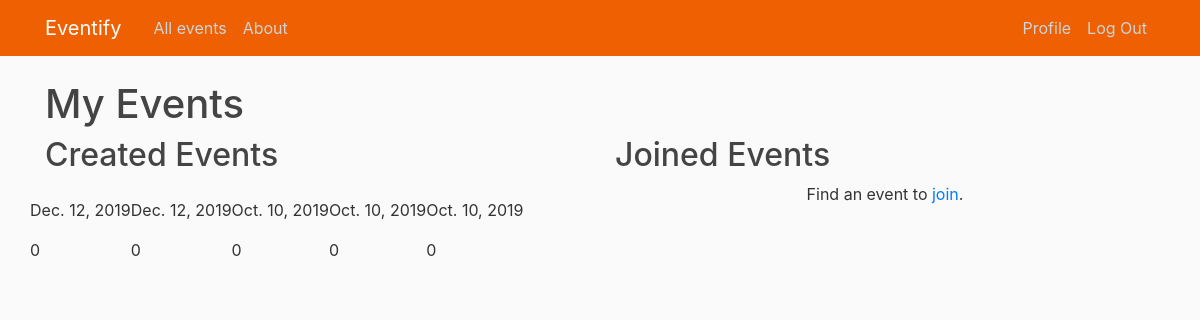
Screenshot of /myEvents/ (signed in) with the database file from the repository.
### event/models.py (models this page shows, shortened)
class Post(models.Model):
    title = models.CharField(max_length=100)
    date_posted = models.DateTimeField(default=timezone.now)
    author = models.ForeignKey(User, on_delete=models.CASCADE, null=True)
    attendees = models.ManyToManyField(User, related_name='attendees')
    start_date = models.DateTimeField(null=True)
    end_date = models.DateTimeField(null=True)
    attendance_limit = models.IntegerField(null=True, default=10000)
    location = models.CharField(max_length=100, null=True)
    content = models.TextField()
    image = models.ImageField(default="default.jpg", upload_to="event_images")
    class Meta:
       ordering = ['-start_date']

### event/views.py (the view)
# urls.py: path('myEvents/', event_views.HtmlRender.myEvents, name='my-events'),
    @login_required
    def myEvents(request):
        user = request.user
        try:
            created_events = Post.objects.filter(author=user)
            joined_events = Post.objects.filter(attendees=user)
        except TypeError:
            return redirect('users/templates/users/login.html')
        context = {
            'page': 'myEvents',
            'coverHeading': 'My Events',
            'created_events': created_events,
            'joined_events': joined_events
        }
        return render(request, 'event/myEvents.html', context)

### event/templates/event/myEvents.html (shortened to what this page needs)
{% extends "event/base.html" %}
{% block content %}
     <main role="main" class="inner cover">
         <h1 class="cover-heading">{{ coverHeading }}</h1>
         <div class="row">
              <div class="col-sm-12 col-lg-6 created-events">
                  <h2>Created Events <a href="{% url 'my-events' %}"></a></h2>
                  {% if created_events %}
                        <div class="row event-search-results">
                            {% for event in created_events %}
                                <div class="event-preview" data-id="{{ event.id }}">
                                    <p>{{ event.start_date.date }}</p>
                                    <span  class="attendee-count">
                                        {{ event.attendees.all.count }}
                                    </span>
                                </div>
                            {% endfor %}
                        </div>
                  {% else %}
                        <p class="text center">
                            No events created.
                        </p>
                  {% endif %}
              </div>
              <div class="col-sm-12 col-lg-6 joined-events">
                    <h2>Joined Events</h2>
                    {% if joined_events %}
                        <div class="row event-search-results">
                            {% for event in joined_events %}
                                <div class="event-preview" data-id="{{ event.id }}">
                                    {% csrf_token %}
                                    <p>{{ event.name|truncatechars:18 }}</p>
                                    <p>{{ event.start_date.date }}</p>
                                    <span>
                                        <i class="fa fa-users" aria-hidden="true"></i>
                                    </span>
                                    <span  class="attendee-count">
                                        {{ event.attendees.all.count }}
                                    </span>
                                </div>
                            {% endfor %}
                        </div>
                    {% else %}
                        <p class="text-center">
                            Find an event to <a href="{% url 'all-events' %}">join</a>.
                        </p>
                    {% endif %}
              </div>
         </div>
     </main>
{% endblock %}

### event/templates/event/base.html (shortened to what this page needs)
{% load static %}
<html lang="en">
<head>
    <link rel="stylesheet" href="https://maxcdn.bootstrapcdn.com/bootstrap/4.0.0/css/bootstrap.min.css">
    <link rel="stylesheet" type="text/css" href="{% static 'event/main.css' %}">
</head>
<body>
<header class="site-header">
    <nav class="navbar navbar-expand-md navbar-dark bg-steel fixed-top">
        <div class="container">
            <a class="navbar-brand mr-4" href="{% url 'home' %}">Eventify</a>
            <div class="collapse navbar-collapse" id="navbarToggle">
                <div class="navbar-nav mr-auto">
                    <a class="nav-item nav-link" href="{% url 'eventify-home' %}">All events</a>
                    <a class="nav-item nav-link" href="{% url 'eventify-about' %}">About</a>
                </div>
                <div class="navbar-nav">
                    {% if user.is_staff or user.is_admin %}
                        <a class="nav-item nav-link" href="{% url 'create-event' %}">New Event</a>
                        <a class="nav-item nav-link" href="{% url 'profile' %}">Profile</a>
                        <a class="nav-item nav-link" href="{% url 'logout' %}">Log Out</a>
                    {% elif user.is_authenticated %}
                        <a class="nav-item nav-link" href="{% url 'profile' %}">Profile</a>
                        <a class="nav-item nav-link" href="{% url 'logout' %}">Log Out</a>
                    {% else %}
                        <a class="nav-item nav-link" href="{% url 'login' %}">Login</a>
                        <a class="nav-item nav-link" href="{% url 'register' %}">Register</a>
                    {% endif %}
                </div>
            </div>
        </div>
    </nav>
</header>
<main role="main" class="container">
    <div class="row">
        <div class="col-md-12">
            {% block content %}{% endblock %}
        </div>
</main>
</body>
</html>

### event/static/event/main.css (style rules this page uses)
body { background: #fafafa; color: #333333; margin-top: 5rem; }
h1, h2, h3, h4, h5, h6 { color: #444444; }
.bg-steel { background-color: #ee6002; }
.site-header .navbar-nav .nav-link { color: #cbd5db; }

### rows the page displays
Post: start_date "Dec. 12, 2019", attendees.all.count "0"
Post: start_date "Dec. 12, 2019", attendees.all.count "0"
Post: start_date "Oct. 10, 2019", attendees.all.count "0"
Post: start_date "Oct. 10, 2019", attendees.all.count "0"
Post: start_date "Oct. 10, 2019", attendees.all.count "0"

### other values shown
{{ coverHeading }} "My Events"
